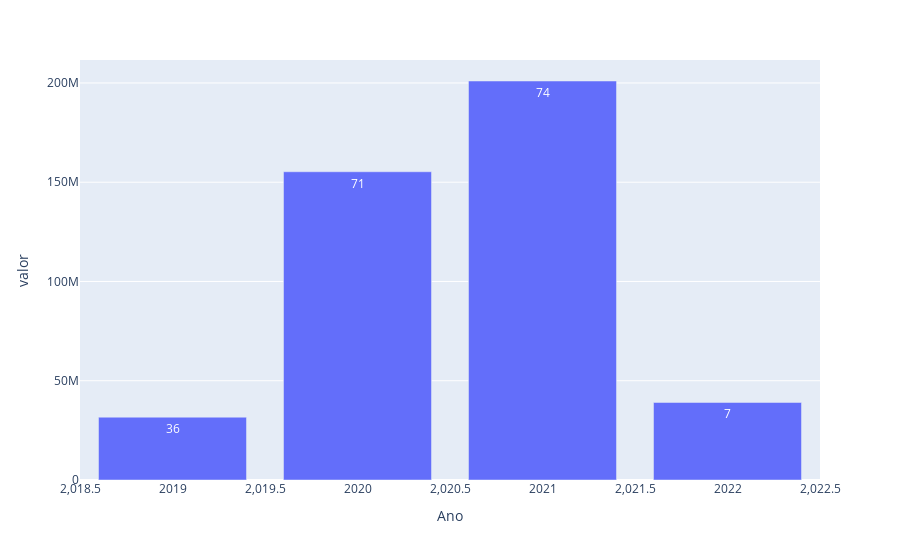
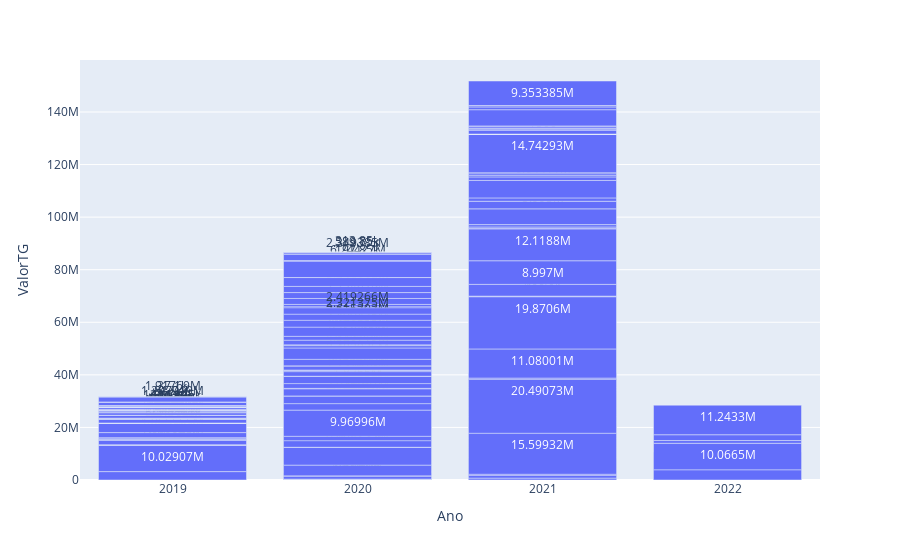

Source (notebook cell) for these figures, in order:
### Markdown cell above
# Total de apreensões por ano (e dividido por TG)

### Code cell
g.FigTotalTGPorAno()

### Figure 1 — Plotly figure (JSON) as saved in the notebook; plotly's stock layout.template omitted (floating-point values rounded to 4 significant figures)
{"data": [{"alignmentgroup": "True", "hovertemplate": "Ano=%{x}<br>valor=%{y}<br>qtde=%{text}<extra></extra>", "legendgroup": "", "marker": {"color": "#636efa", "pattern": {"shape": ""}}, "name": "", "offsetgroup": "", "orientation": "v", "showlegend": false, "text": [36, 71, 74, 7], "textposition": "auto", "type": "bar", "x": [2019, 2020, 2021, 2022], "xaxis": "x", "y": [31640000.0, 155300000.0, 201000000.0, 39056214], "yaxis": "y"}], "layout": {"barmode": "relative", "legend": {"tracegroupgap": 0}, "margin": {"t": 60}, "xaxis": {"anchor": "y", "domain": [0, 1], "title": {"text": "Ano"}}, "yaxis": {"anchor": "x", "domain": [0, 1], "title": {"text": "valor"}}}}

### Figure 2 — Plotly figure (JSON) as saved in the notebook; plotly's stock layout.template omitted (floating-point values rounded to 4 significant figures; data arrays with more than 128 entries replaced by an {"elided": "..."} marker saying what was removed)
{"data": [{"alignmentgroup": "True", "hovertemplate": "Ano=%{x}<br>ValorTG=%{y}<br>Ficha=%{text}<extra></extra>", "legendgroup": "", "marker": {"color": "#636efa", "pattern": {"shape": ""}}, "name": "", "offsetgroup": "", "orientation": "v", "showlegend": false, "text": {"elided": "188 int values"}, "textposition": "auto", "texttemplate": "%{y}", "type": "bar", "x": {"elided": "188 int values"}, "xaxis": "x", "y": {"elided": "188 float values"}, "yaxis": "y"}], "layout": {"barmode": "group", "legend": {"tracegroupgap": 0}, "margin": {"t": 60}, "xaxis": {"anchor": "y", "domain": [0, 1], "title": {"text": "Ano"}}, "yaxis": {"anchor": "x", "domain": [0, 1], "title": {"text": "ValorTG"}}}}
